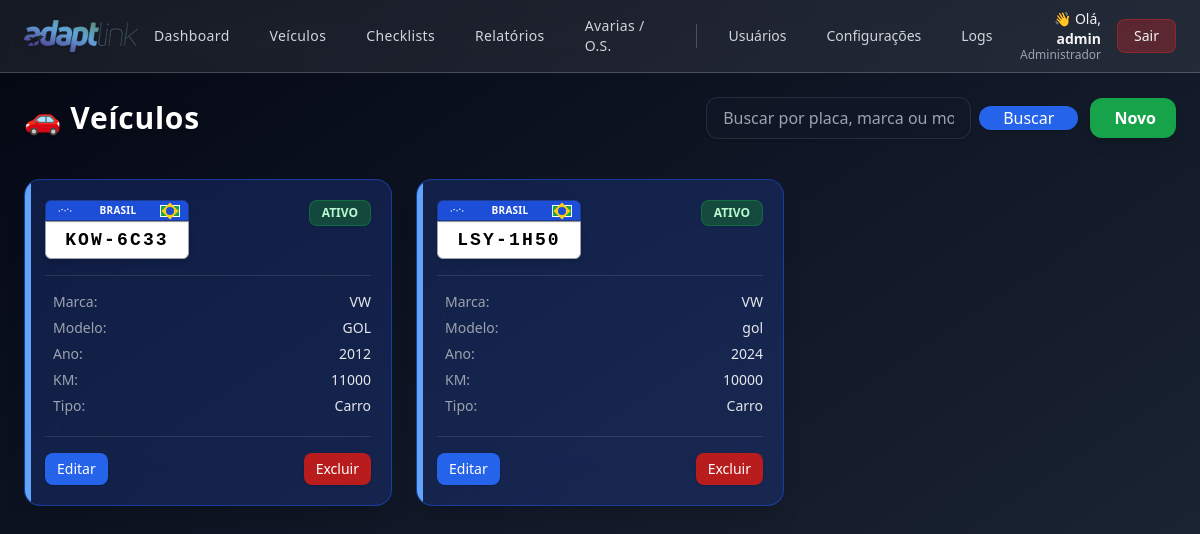
/veiculos (signed in), run on an earlier commit of the app's database.
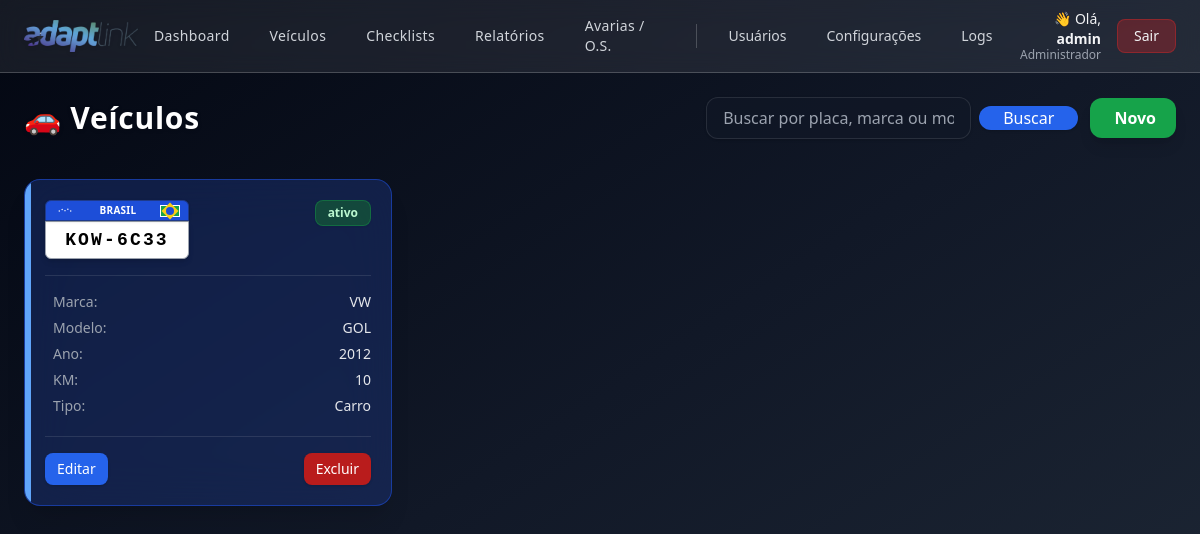
And on a later commit of the database.
### app.py (models this page shows)
class Vehicle(db.Model):
    __tablename__ = "vehicle"
    id = db.Column(db.Integer, primary_key=True)
    plate = db.Column(db.String(20), unique=True, nullable=False)
    brand = db.Column(db.String(80))
    model = db.Column(db.String(80))
    year = db.Column(db.Integer)
    km = db.Column(db.Integer, default=0)
    status = db.Column(db.String(20), default="ATIVO")
    type = db.Column(db.String(20), default="carro")  # tipo: carro / moto / caminhão etc.

### app.py (the view, shortened to what this page needs)
@app.route("/veiculos")
@supervisor_allowed
def vehicles():
    q = request.args.get("q", "").strip().lower()
    query = Vehicle.query
    veiculos = query.order_by(Vehicle.plate.asc()).all()
    for v in veiculos:
        if not v.type:
            v.type = "carro"
    return render_template("vehicles.html", veiculos=veiculos, q=q)

### app.py (called while the page is built)
@login_manager.user_loader
def load_user(uid):
    return User.query.get(int(uid))

def supervisor_allowed(view):
    @wraps(view)
    def wrapper(*args, **kwargs):
        if not current_user.is_authenticated:
            return redirect(url_for("login"))
        if current_user.is_admin or current_user.is_supervisor:
            return view(*args, **kwargs)
        flash("Acesso restrito a supervisor ou administrador.", "error")
        if current_user.is_manutencao:
            return redirect(url_for("manutencao_os"))
        return redirect(url_for("checklist_mobile"))
    return wrapper

@app.context_processor
def inject_role_flags():
    return dict(
        ROLE_ADMIN=(current_user.is_authenticated and current_user.is_admin),
        ROLE_SUPERVISOR=(current_user.is_authenticated and current_user.is_supervisor),
        ROLE_TECH=(current_user.is_authenticated and current_user.is_tech),
        ROLE_MANUTENCAO=(current_user.is_authenticated and current_user.is_manutencao),
    )

    @property
    def is_admin(self):
        if self.role is None:
            return bool(self.is_admin_legacy)
        return self.role == "admin"

### templates/vehicles.html (shortened to what the changed rows need)
{% extends 'layout.html' %}
{% set page_title = "Veículos" %}
{% block content %}
<div class="flex flex-col lg:flex-row lg:items-center lg:justify-between mb-10 gap-4">
  <h2 class="text-3xl font-bold tracking-wide text-white drop-shadow">
    🚗 Veículos
  </h2>
</div>
<div class="grid grid-cols-1 sm:grid-cols-2 lg:grid-cols-3 xl:grid-cols-4 gap-6">
{% for v in veiculos %}
{% set tipo = (v.type or 'carro')|lower %}
{% if tipo == 'caminhao' %}
    {% set bg = 'bg-orange-900/40 border-orange-700/60 hover:bg-orange-900/50' %}
    {% set icon = 'fa-truck text-orange-300' %}
{% elif tipo == 'moto' %}
    {% set bg = 'bg-yellow-900/40 border-yellow-700/60 hover:bg-yellow-900/50' %}
    {% set icon = 'fa-motorcycle text-yellow-300' %}
{% elif tipo == 'van' %}
    {% set bg = 'bg-teal-900/40 border-teal-700/60 hover:bg-teal-900/50' %}
    {% set icon = 'fa-van-shuttle text-teal-300' %}
{% else %}
    {% set bg = 'bg-blue-900/40 border-blue-700/60 hover:bg-blue-900/50' %}
    {% set icon = 'fa-car text-blue-300' %}
{% endif %}
{% set status = (v.status or '').strip().upper() %}
<div class="group relative rounded-2xl border {{ bg }} shadow-xl p-5
            overflow-hidden transition-all duration-300
            hover:scale-[1.04] hover:shadow-blue-900/40 hover:-translate-y-1
            backdrop-blur-xl bg-opacity-40 border-opacity-40">
    <div class="absolute left-0 top-0 h-full w-1.5
                {% if tipo == 'caminhao' %} bg-orange-400
                {% elif tipo == 'moto' %} bg-yellow-400
                {% elif tipo == 'van' %} bg-teal-400
                {% else %} bg-blue-400 {% endif %}">
    </div>
    <div class="flex justify-between items-start mb-4">
        <div class="select-none">
            <div class="relative bg-blue-700 text-white w-36 rounded-t-md border border-blue-900 shadow">
                <div class="flex items-center justify-between px-2 py-0.5">
                    <svg width="22" height="10" viewBox="0 0 22 14" fill="none">
                        <circle cx="3" cy="7" r="1" fill="white"/>
                        <circle cx="7" cy="5" r="1" fill="white"/>
                        <circle cx="11" cy="6.5" r="1" fill="white"/>
                        <circle cx="15" cy="4.5" r="1" fill="white"/>
                        <circle cx="19" cy="7" r="1" fill="white"/>
                    </svg>
                    <span class="text-[10px] font-bold tracking-wide">BRASIL</span>
                    <div class="w-5 h-3 bg-green-600 relative flex items-center justify-center border border-white">
                        <div class="w-2 h-2 bg-blue-700 rounded-full absolute"></div>
                    </div>
                </div>
            </div>
            <div class="bg-white text-black font-extrabold text-lg
                        px-3 py-1 tracking-[0.12em] shadow-md
                        border border-gray-400 rounded-b-md text-center font-mono">
                {{ v.plate }}
            </div>
        </div>
        <span class="px-3 py-1 rounded-lg text-xs font-semibold border shadow-sm
            {% if status == 'ATIVO' %}
                bg-green-800/60 text-green-200 border-green-600/40
            {% elif status == 'INATIVO' %}
                bg-red-800/60 text-red-200 border-red-600/40
            {% elif status in ['MANUTENCAO','MANUTENÇÃO'] %}
                bg-yellow-800/60 text-yellow-200 border-yellow-600/40
            {% else %}
                bg-gray-700/60 text-gray-300 border-gray-500/40
            {% endif %}">
            {{ v.status }}
        </span>
    </div>
    <div class="border-t border-white/10 mb-4"></div>
    <div class="text-sm text-gray-200 space-y-1.5">
        <div class="flex justify-between">
            <span class="text-gray-400 flex items-center gap-2">
                 Marca:
            </span>
            <span class="font-medium">{{ v.brand or '-' }}</span>
        </div>
        <div class="flex justify-between">
            <span class="text-gray-400 flex items-center gap-2">
                 Modelo:
            </span>
            <span class="font-medium">{{ v.model or '-' }}</span>
        </div>
        <div class="flex justify-between">
            <span class="text-gray-400 flex items-center gap-2">
                 Ano:
            </span>
            <span class="font-medium">{{ v.year or '-' }}</span>
        </div>
        <div class="flex justify-between">
            <span class="text-gray-400 flex items-center gap-2">
                 KM:
            </span>
            <span class="font-medium">{{ v.km or 0 }}</span>
        </div>
        <div class="flex justify-between">
            <span class="text-gray-400 flex items-center gap-2">
                 Tipo:
            </span>
            <span class="font-medium capitalize">
                {{ v.type or 'Não definido' }}
            </span>
        </div>
    </div>
    {% if ROLE_ADMIN %}
    <div class="mt-5 border-t border-white/10 pt-4 flex justify-between gap-3">
        <button onclick="document.getElementById('edit{{ v.id }}').showModal()"
                class="px-3 py-1.5 text-sm bg-blue-600 hover:bg-blue-500 rounded-lg
                       text-white shadow font-medium transition-all duration-150">
            Editar
        </button>
        <form method="post" action="{{ url_for('vehicle_delete', vid=v.id) }}"
              onsubmit="return confirm('Excluir veículo {{ v.plate }}?');">
          <button class="px-3 py-1.5 text-sm bg-red-700 hover:bg-red-600 rounded-lg text-white shadow">
            Excluir
          </button>
        </form>
    </div>
    {% endif %}
</div>
{% endfor %}
</div>
{% endblock %}

### templates/layout.html (shortened to what this page needs)
<!doctype html>
<html lang="pt-BR" class="h-full">
  <head>
    <script src="https://cdn.tailwindcss.com"></script>
  </head>
  <body class="min-h-screen bg-gradient-to-br from-gray-950 via-gray-900 to-gray-800 text-gray-100">
    <header class="glass border-b border-white/20 sticky top-0 z-50">
      <div class="max-w-7xl mx-auto px-6 py-2 flex items-center justify-between">
        <div class="flex items-center gap-3">
          <img src="{{ url_for('static', filename='logo.png') }}"
               class="h-8 w-auto object-contain drop-shadow"
               alt="Logo">
        </div>
        {% if current_user.is_authenticated and (ROLE_ADMIN or ROLE_SUPERVISOR) %}
        <nav class="hidden md:flex items-center gap-2 text-sm font-medium mx-auto">
          {% set menu_items = [
            ('Dashboard', 'dashboard'),
            ('Veículos', 'vehicles'),
            ('Checklists', 'checklists'),
            ('Relatórios', 'reports'),
            ('Avarias / O.S.', 'avarias_registro')
          ] %}
          {% for label, route in menu_items %}
            <a href="{{ url_for(route) }}"
               class="px-4 py-2 rounded-lg text-gray-300 hover:text-white
                      hover:bg-blue-600/20 font-medium tracking-wide">
              {{ label }}
            </a>
          {% endfor %}
          {% if ROLE_ADMIN %}
            <a href="{{ url_for('users') }}"
               class="px-4 py-2 rounded-lg text-gray-300 hover:text-white hover:bg-blue-600/20">
               Usuários
            </a>
            <a href="{{ url_for('config_checklist') }}"
               class="px-4 py-2 rounded-lg text-gray-300 hover:text-white hover:bg-blue-600/20">
               Configurações
            </a>
            <a href="{{ url_for('logs') }}"
               class="px-4 py-2 rounded-lg text-gray-300 hover:text-white hover:bg-yellow-600/20">
               Logs
            </a>
          {% endif %}
        </nav>
        {% endif %}
        <div class="flex items-center gap-4">
          {% if current_user.is_authenticated %}
            <div class="text-right leading-tight">
              <p class="text-sm text-gray-100">
                👋 Olá, <span class="font-semibold">{{ current_user.username }}</span>
              </p>
              <p class="text-xs text-gray-400 -mt-0.5">
  {% if request.endpoint in ['checklist_mobile', 'manutencao_os'] %}
      Colaborador
  {% else %}
      {% if ROLE_ADMIN %}
          Administrador
      {% elif ROLE_SUPERVISOR %}
          Supervisor
      {% else %}
          Técnico
      {% endif %}
  {% endif %}
</p>
            </div>
            <a href="{{ url_for('logout') }}"
               class="px-4 py-1.5 rounded-lg text-sm bg-red-600/30 border border-red-600/40
                      hover:bg-red-600/40 hover:text-red-100">
              Sair
            </a>
          {% else %}
            <a href="{{ url_for('login') }}" class="text-sm hover:text-blue-400">
              Login
            </a>
          {% endif %}
        </div>
      </div>
    </header>
    <main class="max-w-7xl mx-auto px-6 py-6">
      {% block content %}{% endblock %}
    </main>
  </body>
</html>

What changed in the data, as far as the page shows it:
removed Vehicle: plate "LSY-1H50", status "ATIVO", brand "VW", model "gol", year "2024", km "10000", type "Carro"
changed Vehicle "KOW-6C33": status "ATIVO" → "ativo"; km "11000" → "10"
